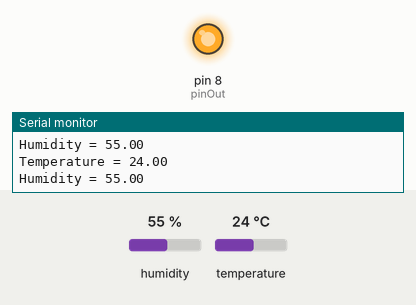
The sketch below on a simulated Arduino Uno, built with avr-gcc and run on an emulated ATmega328P. On the bench: output pins drawn as LEDs (lit = HIGH), the last lines printed to the serial monitor. The test bench sets the inputs (shaded band); at power-on: humidity 55 %, temperature 24 °C.

Above: at 5.8 s.
5.9 s: humidity set to 62 %
11.9 s: humidity set to 65 %
At 16.2 s:
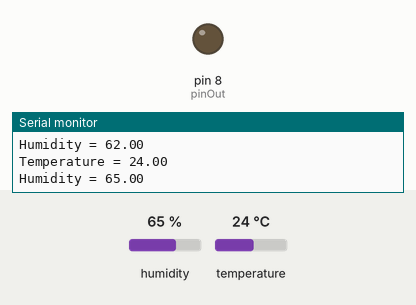
17.9 s: humidity set to 22 %
At 20.9 s:
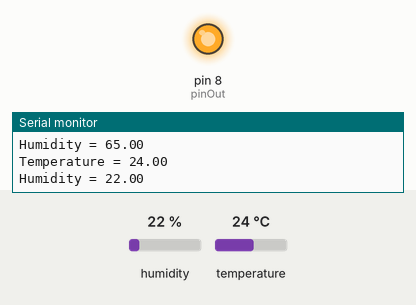
23.9 s: humidity set to 68 %
At 25.6 s:
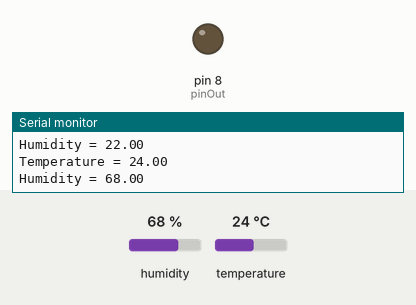
Timing chart, 0 to 27.1 s (numbered marks = the images above; inputs shaded):
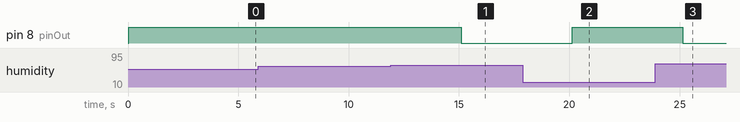

Measured:
- the behaviour switches between 63 and 64 % on humidity (found by bisection; images 0 and 1)
- after the input at 11.9 s, pin 8 (pinOut): HIGH → LOW after 3.2 s
- after the input at 17.9 s, pin 8 (pinOut): LOW → HIGH after 2.2 s
- after the input at 23.9 s, pin 8 (pinOut): HIGH → LOW after 1.2 s

The sketch:

temp_hum_sensor.ino
```cpp
#include <dht.h>

 dht DHT;

#define DHT11_PIN 7
int pinOut = 8;

void setup(){
  Serial.begin(9600);
  pinMode(8, OUTPUT);
}

void loop()
{
  int chk = DHT.read11(DHT11_PIN);
  Serial.print("Temperature = ");
  Serial.println(DHT.temperature);
  Serial.print("Humidity = ");
  Serial.println(DHT.humidity);
  if (DHT.humidity <= 63){
    digitalWrite(pinOut, HIGH);
  }
  else {
    digitalWrite(pinOut, LOW);
  }
  delay(5000);
}
```
